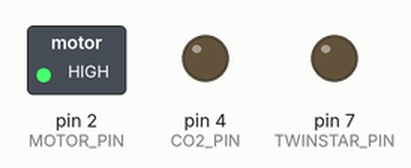
Recording of a sketch running on a simulated Arduino Uno, built with avr-gcc and run on an emulated ATmega328P. On the bench: switched loads named in the sketch (green lamp = pin HIGH), output pins drawn as LEDs (lit = HIGH).

Above: at 2.5 s.
At 10.5 s:
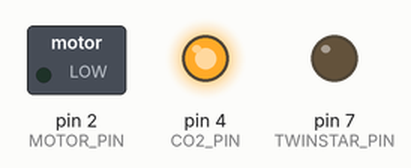
At 18.5 s:
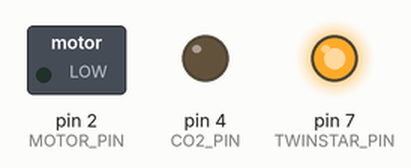
At 22.5 s:
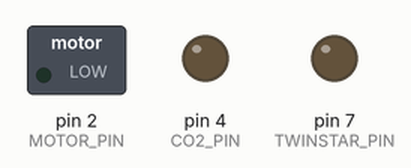
Timing chart, 0 to 31.2 s (numbered marks = the images above):
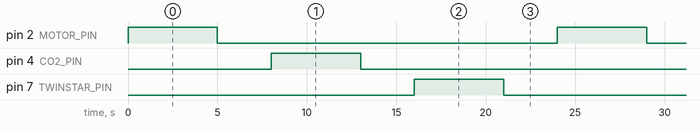

The sketch:

automarium_uno.ino
```cpp
//------------------------------------------
//Motor
#define MOTOR_PIN 2
#define CO2_PIN 4
#define TWINSTAR_PIN 7
//------------------------------------------
//----------Control Methods-----------------

void setup() {
  //Setup Serial port speed
  Serial.begin(115200);
  //Setup pins
  pinMode(MOTOR_PIN, OUTPUT);
  pinMode(CO2_PIN, OUTPUT);
  pinMode(TWINSTAR_PIN, OUTPUT);
}

void loop() {
  digitalWrite(MOTOR_PIN,HIGH);
  delay(5000);
  digitalWrite(MOTOR_PIN,LOW);
  delay(3000);
  digitalWrite(CO2_PIN,HIGH);
  delay(5000);
  digitalWrite(CO2_PIN,LOW);
  delay(3000);
  digitalWrite(TWINSTAR_PIN,HIGH);
  delay(5000);
  digitalWrite(TWINSTAR_PIN,LOW);
  delay(3000);
}
```

Measured:
- by itself, pin 2 (MOTOR_PIN), pin 4 (CO2_PIN), pin 7 (TWINSTAR_PIN): alternates HIGH for 5.0 s and LOW for 19.0 s
- by itself, everything shown: repeats every 24.0 s, in 6 steps
